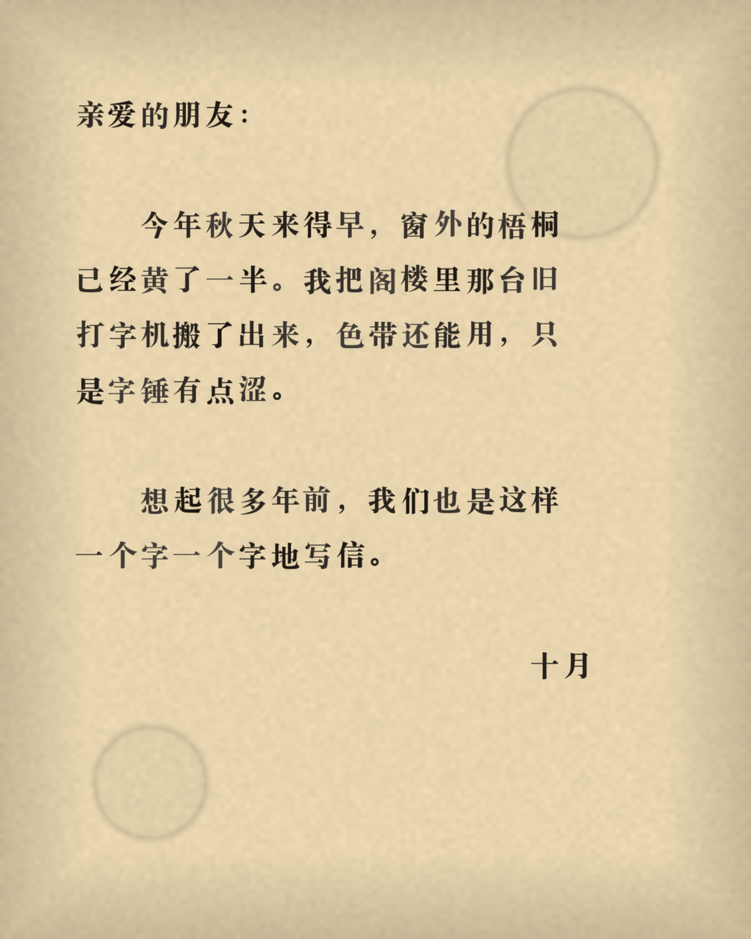
#> input picture app/assets-src/blender/tex/letter.png, 751 x 939 px, shrunk from 1200 x 1500 before the run
$ python post.py tex/letter.png tex/letter.png
#> lines starting #> are read from the running program, lines starting #| are printed output that depends on the picture
"""Vintage grade for a render: warm cast, brown-lifted shadows, slight fade, vignette, film grain."""
import sys
import numpy as np
from PIL import Image
src, dst = sys.argv[1], sys.argv[2]
im = np.asarray(Image.open(src).convert("RGB")).astype(np.float32) / 255
h, w, _ = im.shape
#> h = 939; w = 751
lum = im[..., 0] * 0.299 + im[..., 1] * 0.587 + im[..., 2] * 0.114
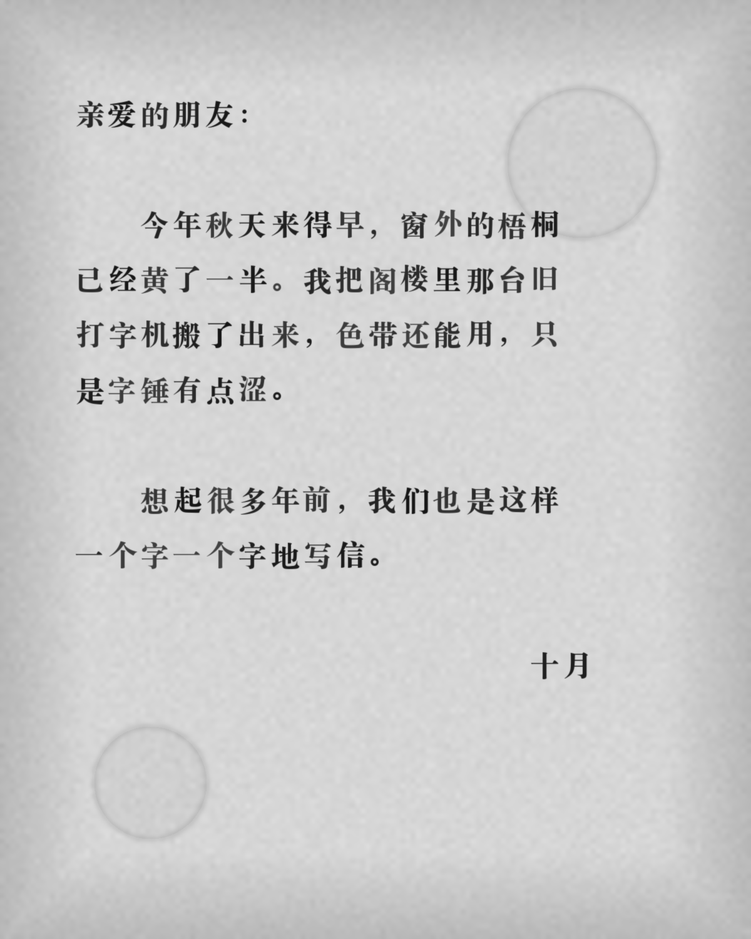
#> lum: shape (939, 751) float32; min 0.0386, max 0.915, mean 0.797
im = im * 0.88 + lum[..., None] * 0.12                                  # fade the colour a little
im = im * np.array([1.04, 1.0, 0.9], np.float32)                         # warm
im = 0.035 * np.array([1.0, 0.75, 0.5], np.float32) + im * 0.95         # lift blacks to warm brown
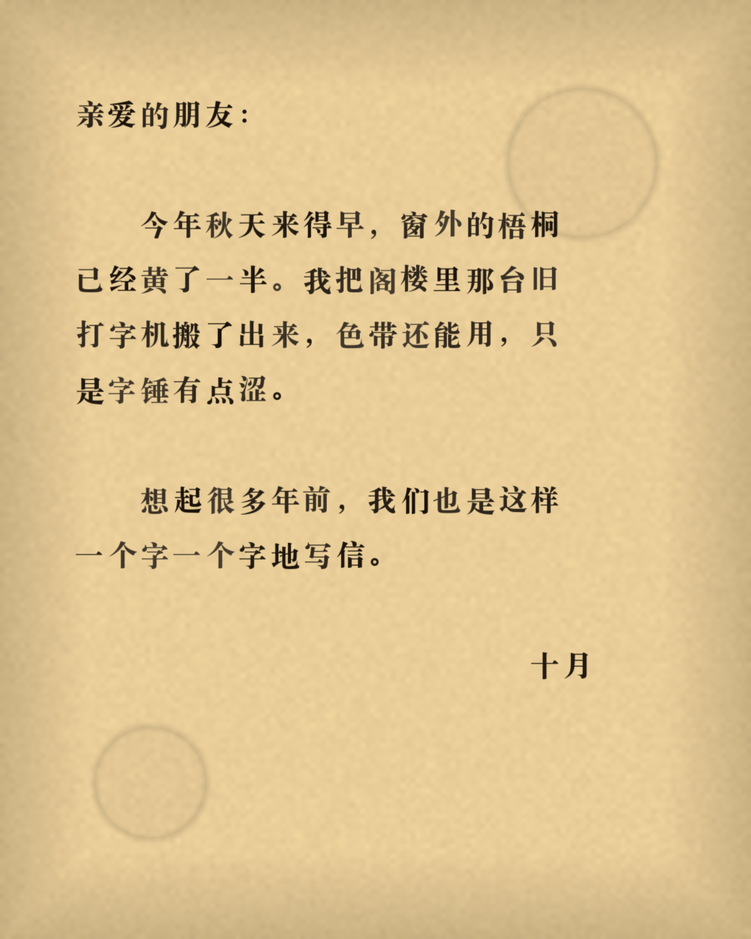
#> im: shape (939, 751, 3) float32; mean R, G, B 0.88, 0.779, 0.59; drawn with min black and max white
yy, xx = np.mgrid[0:h, 0:w].astype(np.float32)
d = np.sqrt(((xx - w / 2) / (w / 2)) ** 2 + ((yy - h / 2) / (h / 2)) ** 2)
im *= (1 - 0.38 * np.clip(d - 0.45, 0, 1) ** 1.6)[..., None]             # vignette
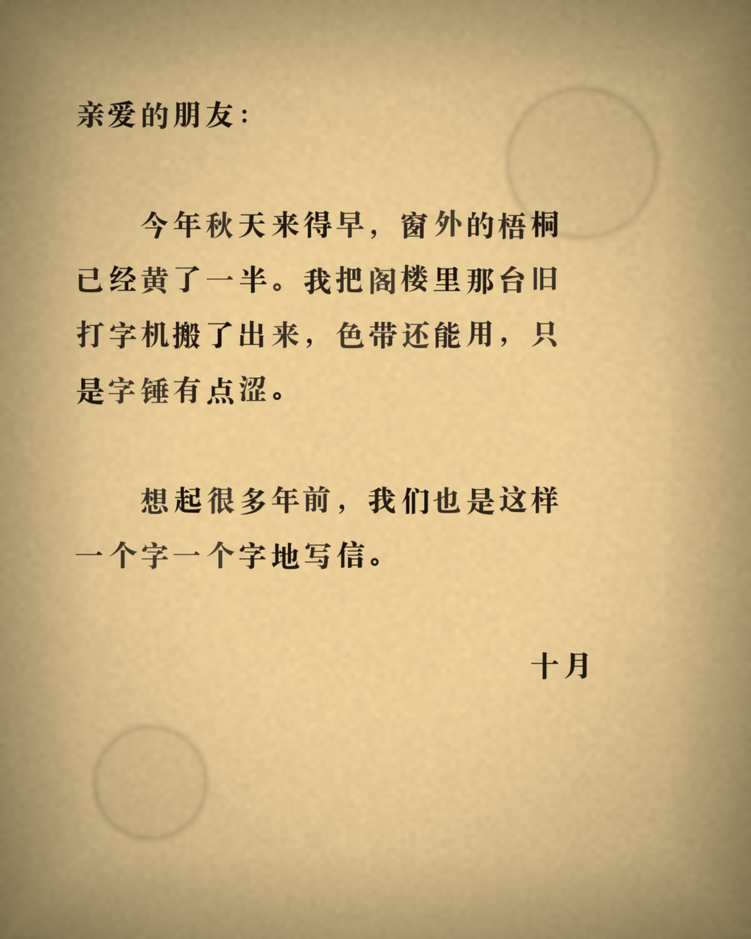
#> im: shape (939, 751, 3) float32; mean R, G, B 0.805, 0.714, 0.54; drawn with min black and max white
rng = np.random.default_rng(1)
g = rng.normal(0, 1, (h, w)).astype(np.float32)
im += (g * 0.028 * (0.6 + 0.4 * (1 - lum)))[..., None]                   # grain, stronger in shadows
Image.fromarray((np.clip(im, 0, 1) * 255).astype(np.uint8)).save(dst, quality=95)
print("graded", dst)
